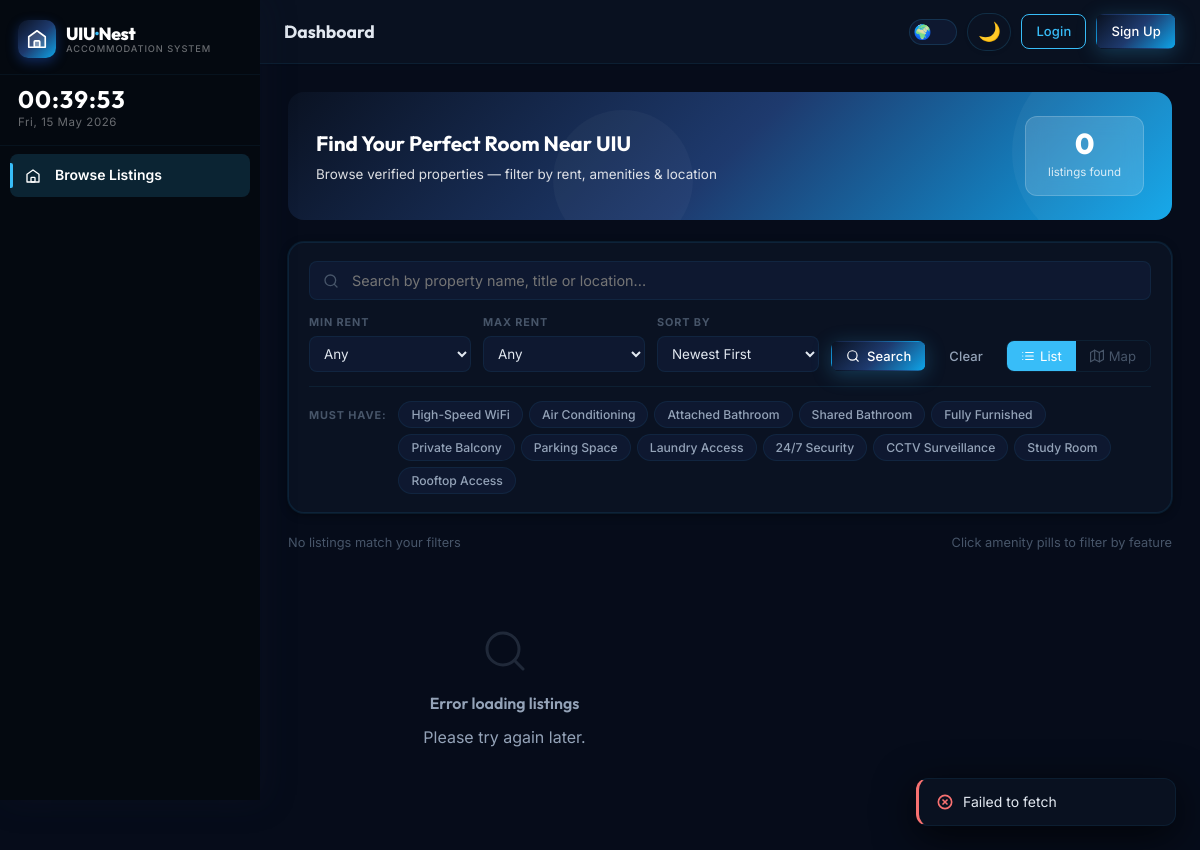
Before: /pages/dashboard.php with the older database file.
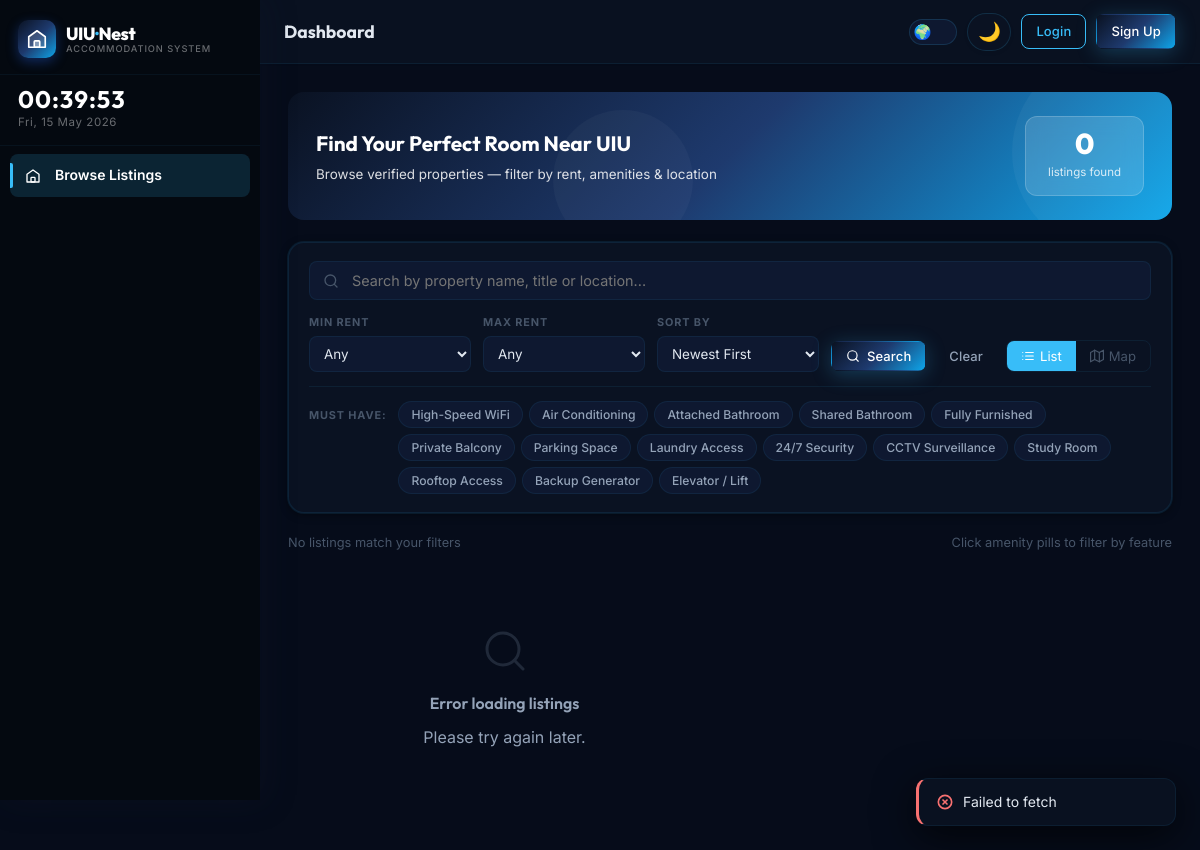
After: the same page with the newer database file.
### tables this page shows
CREATE TABLE `amenities` (
  `id`         INT UNSIGNED NOT NULL AUTO_INCREMENT,
  `slug`       VARCHAR(50)  NOT NULL,
  `label`      VARCHAR(100) NOT NULL,
  `icon`       VARCHAR(100) NOT NULL DEFAULT 'star',
  `sort_order` INT          NOT NULL DEFAULT 0,
  `is_active`  TINYINT(1)   NOT NULL DEFAULT 1,
  `created_at` DATETIME     NOT NULL DEFAULT CURRENT_TIMESTAMP,
  PRIMARY KEY (`id`),
  UNIQUE KEY `uk_amenity_slug` (`slug`),
  INDEX `idx_amenity_order` (`sort_order`)
);

### includes/functions.php (called while the page is built, shortened)
<?php
function getAmenitiesList(): array {
    $db = getDB();
    $stmt = $db->query('SELECT slug, icon, label FROM amenities WHERE is_active = 1 ORDER BY sort_order');
    return $stmt->fetchAll();
}

### pages/dashboard.php (the view, shortened to what this page needs)
<?php
require_once __DIR__ . '/../includes/header.php';
$amenitiesList = getAmenitiesList();
?>
<div class="dash-hero">
    <div>
        <div class="dash-hero-title" data-i18n="hero_title">Find Your Perfect Room Near UIU</div>
        <div class="dash-hero-sub" data-i18n="hero_sub">Browse verified properties — filter by rent, amenities &amp; location</div>
    </div>
    <div class="dash-hero-count">
        <strong id="listingCountDisplay">—</strong>
        <span>listings found</span>
    </div>
</div>
<div class="pro-filter-wrap">
    <div class="pro-filter-search-row">
        <div class="global-search-wrap" style="max-width:100%;position:relative;">
            <input type="text" id="globalSearch"
                   style="width:100%;box-sizing:border-box;padding:10px 16px 10px 42px;background:var(--bg-tertiary);border:1.5px solid var(--border);border-radius:var(--radius-sm);font-size:0.9rem;color:var(--text-primary);font-family:inherit;transition:border-color 0.18s;outline:none;"
                   placeholder="Search by property name, title or location..."
                   autocomplete="off"
                   onfocus="this.style.borderColor='var(--accent)'"
                   onblur="this.style.borderColor='var(--border)'">
        </div>
    </div>
    <div class="pro-filter-top">
        <div class="pro-filter-group">
            <label class="pro-filter-label">Min Rent</label>
            <select class="pro-filter-input" id="filterRentMin">
                <option value="">Any</option>
            </select>
        </div>
        <div class="pro-filter-group">
            <label class="pro-filter-label">Max Rent</label>
            <select class="pro-filter-input" id="filterRentMax">
                <option value="">Any</option>
            </select>
        </div>
        <div class="pro-filter-group">
            <label class="pro-filter-label">Sort By</label>
            <select class="pro-filter-input" id="filterSort">
                <option value="date_desc">Newest First</option>
            </select>
        </div>
        <div class="pro-filter-actions">
            <button class="btn btn-primary btn-sm" onclick="window.applyFilters()">
                <svg viewBox="0 0 24 24" fill="none" stroke="currentColor" stroke-width="2" stroke-linecap="round" stroke-linejoin="round" style="width:14px;height:14px"><circle cx="11" cy="11" r="8"/><line x1="21" y1="21" x2="16.65" y2="16.65"/></svg>
                Search
            </button>
            <button class="btn btn-ghost btn-sm" onclick="window.clearFilters()">Clear</button>
            <div class="view-toggle">
                <button class="view-toggle-btn active" data-view="list" id="viewList" title="List view">
                    List
                </button>
                <button class="view-toggle-btn" data-view="map" id="viewMap" title="Map view">
                    <svg viewBox="0 0 24 24" fill="none" stroke="currentColor" stroke-width="2" stroke-linecap="round" stroke-linejoin="round"><polygon points="1 6 1 22 8 18 16 22 23 18 23 2 16 6 8 2 1 6"/><line x1="8" y1="2" x2="8" y2="18"/><line x1="16" y1="6" x2="16" y2="22"/></svg>
                    Map
                </button>
            </div>
        </div>
    </div>
    <div class="pro-filter-divider"></div>
    <div class="pro-filter-amenities-wrap">
        <span class="amenity-label">Must have:</span>
        <div class="amenity-pill-row">
            <?php foreach ($amenitiesList as $a): ?>
            <button class="amenity-pill" data-slug="<?= $a['slug'] ?>" onclick="togglePill(this)" style="display:flex;align-items:center;gap:5px;">
                <?= htmlspecialchars($a['label']) ?>
            </button>
            <?php endforeach; ?>
        </div>
    </div>
</div>
<div class="listings-count-bar">
    <span id="listingCountText">Loading listings...</span>
    <span>Click amenity pills to filter by feature</span>
</div>
<div id="listingsGrid" class="listings-grid"></div>
<?php require_once __DIR__ . '/../includes/footer.php'; ?>

Changed rows visible on the page:
added amenities: label "Backup Generator"
added amenities: label "Elevator / Lift"
